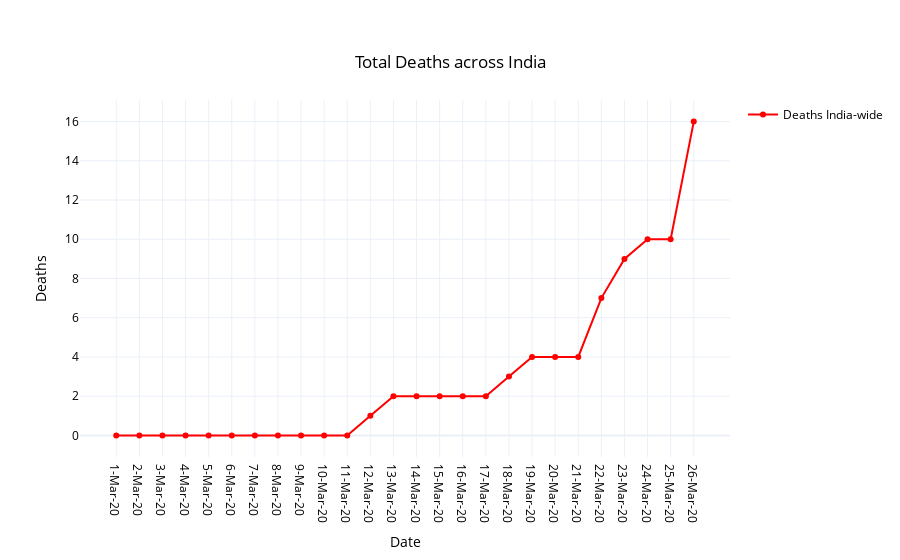

The cell this chart's notebook holds for it:
### Code cell
fig = go.Figure(data=go.Scatter(x=df2['DATE'], y=df2['DEATHS'], name='Deaths India-wide', 
                                mode='lines+markers', line_color='red'))
fig.update_layout(
    showlegend=True,
    title= {
        'text': 'Total Deaths across India',
        'y':0.9,
        'x':0.5,
        'xanchor': 'center',
        'yanchor': 'top'
    },
    
    xaxis_title="Date",
    template='plotly_white',
    yaxis_title="Deaths",
    font=dict(
        color="black"
    )
)
fig.show()

### Figure 1 — Plotly figure (JSON) as saved in the notebook; plotly's stock layout.template omitted (floating-point values rounded to 4 significant figures)
{"data": [{"line": {"color": "red"}, "mode": "lines+markers", "name": "Deaths India-wide", "type": "scatter", "x": ["1-Mar-20", "2-Mar-20", "3-Mar-20", "4-Mar-20", "5-Mar-20", "6-Mar-20", "7-Mar-20", "8-Mar-20", "9-Mar-20", "10-Mar-20", "11-Mar-20", "12-Mar-20", "13-Mar-20", "14-Mar-20", "15-Mar-20", "16-Mar-20", "17-Mar-20", "18-Mar-20", "19-Mar-20", "20-Mar-20", "21-Mar-20", "22-Mar-20", "23-Mar-20", "24-Mar-20", "25-Mar-20", "26-Mar-20"], "y": [0, 0, 0, 0, 0, 0, 0, 0, 0, 0, 0, 1, 2, 2, 2, 2, 2, 3, 4, 4, 4, 7, 9, 10, 10, 16]}], "layout": {"font": {"color": "black"}, "showlegend": true, "title": {"text": "Total Deaths across India", "x": 0.5, "xanchor": "center", "y": 0.9, "yanchor": "top"}, "xaxis": {"title": {"text": "Date"}}, "yaxis": {"title": {"text": "Deaths"}}}}
